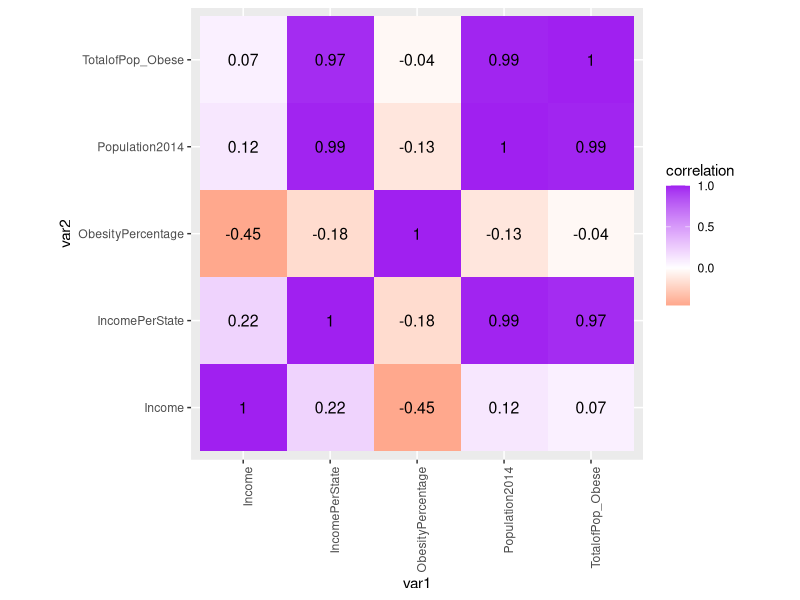
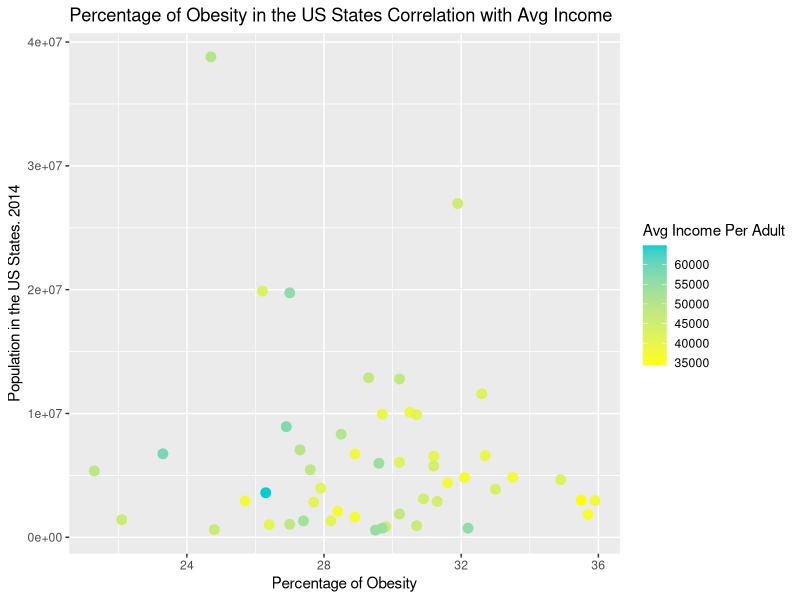
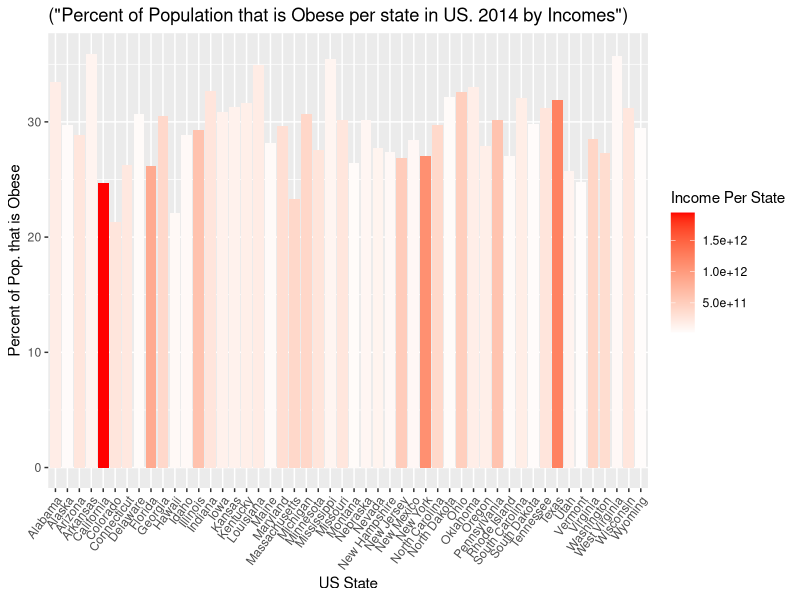
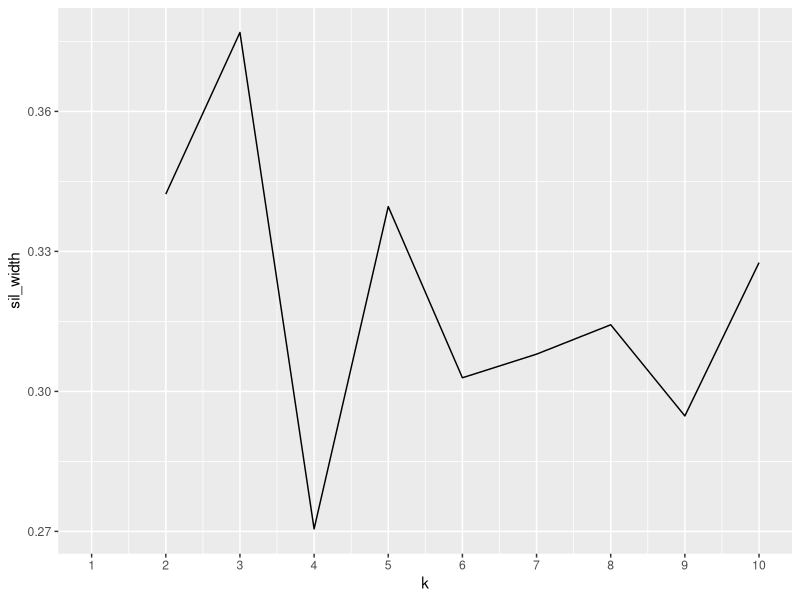
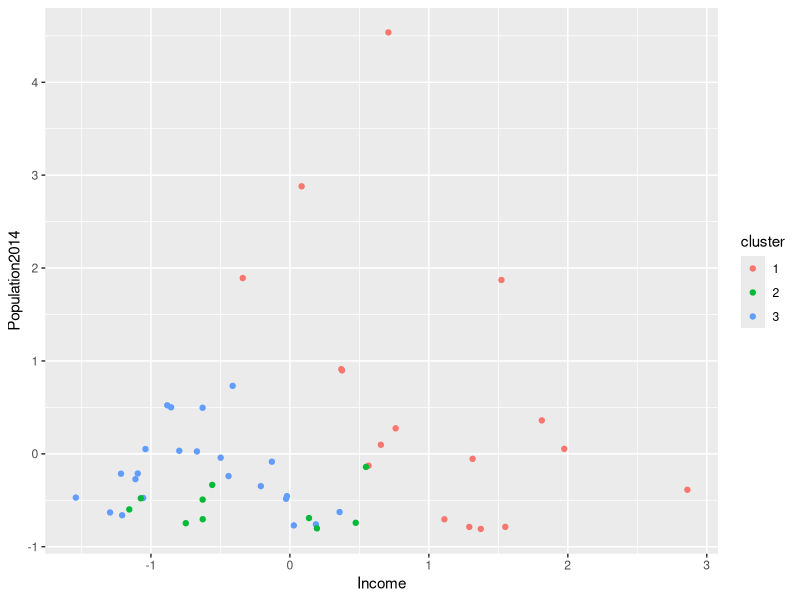
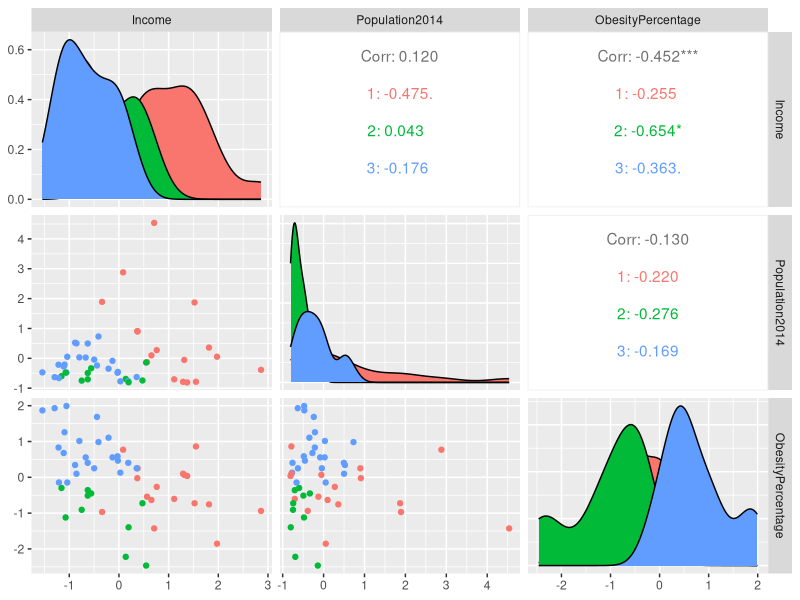
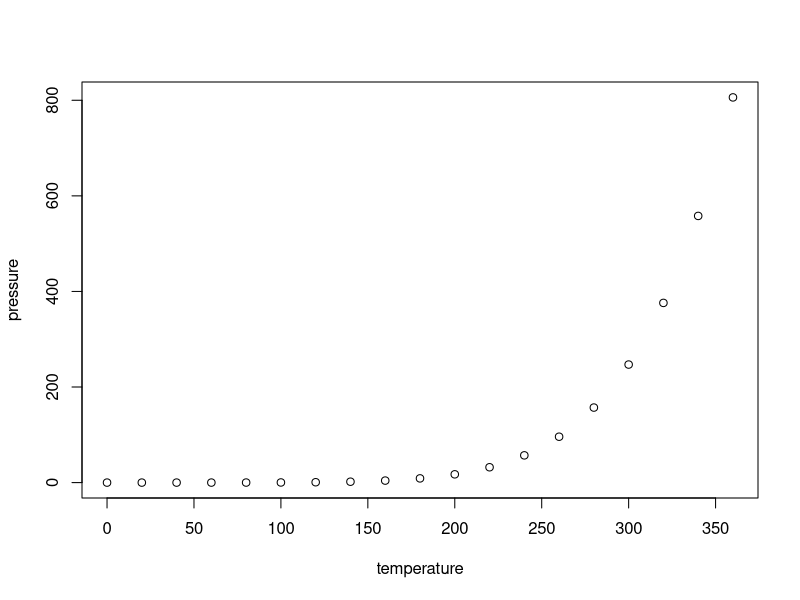

These figures' R source, in order:
## ---- chunk 1
knitr::opts_chunk$set(echo = TRUE)


## ---- chunk 2
library(ggplot2)
library(tidyverse)
library(readr)
library(readxl)
PopulationUS <- read_xlsx("USPopulation.xlsx")
library(readxl)
Income <- read_xlsx("Income.excel.xlsx")
library(readxl)
AdultObesity <- read_xlsx("adult_obese.xlsx")

#Introduction: For Project 1, I have chosen to work with three datasets. I chose three datasets in order to fulfill the three variable requirement. The first dataset I chose, focuses on adult obesity in the United States from 2014. This dataset shows the percentage of the population that was considered obese, which is the first variable of this project. I found this dataset and downloaded it from the National Conference of State Legislatures. The second dataset shows the income of the population for each state in the United States, from 2014. The third dataset, focuses on the population of each state from 2014, therefore population would be the variable that will be used. I downloaded these three datasets to Excel on my computer and was then able to import them into R-studio and begin Project 1. I decided to focus on obesity and income in order to determine if there’s a correlation between the two.My decision was influenced because I'm interested in both downstream and upstream factors, of this health issue, faced by so many individuals across the US.To start on Project 1, I downloaded all these documents to R-Studio and tidy-ed them.The purpose of this function is to organize the data so that it is easier to work with.#

library(tidyr)
library(dplyr)
Obesity2 <- inner_join(PopulationUS, AdultObesity, by = "State")
print(Obesity2)
DataProject <- inner_join(Obesity2, Income, by = "State")
DataProject <- rename(DataProject, Population2014=Population)
SortDataProj <- DataProject %>% select(State, Population2014, Value, Income)
SortDataProj %>% arrange(State) %>% print(n=50)

#To join my datasets, I used the function inner_join. I combined these datasets by State, this way each state would have a column that shows the total population of the state from 2014, the percentage of the population that is obese, and the average income per citizen. Here, I also renamed Population to Population 2014. Next, I chose to use the select function to make one final dataset. This allowed me to exclude unwanted variables from the Obesity dataset. The variables that were dropped were variables that were not needed and were just metadata aboout obesity estimates. The variables that were dropped were "95% Cl" and "sample size" values. The new dataset consists of States in alphabetical order, Population2014, ObesePercentage, and Income2014. 

DataProj2 <- rename(DataProject, ObesityPercentage= Value)%>% select(State, Population2014, ObesityPercentage, Income)%>% mutate(IncomePerState = Population2014 * Income) %>% mutate(TotalofPop_Obese=Population2014 * (ObesityPercentage/100))
DataProj2 %>% arrange(desc(ObesityPercentage))
DataFiltered1<- DataProj2 %>% filter(ObesityPercentage >= 25.0) %>% summarize(mean(Income, na.rm = T))
DataFiltered2<- DataProj2 %>% filter(ObesityPercentage <= 25.0) %>% summarize(mean(Income, na.rm = T)) 
Sumfunction1<- DataProj2 %>% group_by(ObesityPercentage >=25.0) %>% summarize(mean(Income, na.rm = T))
DataProj2 %>% summarize(max(ObesityPercentage, na.rm = T)) 

#In the first step, I renamed Value to Obesity Percentage. Here I also created a different column named "totalofPop_obese", which is the Population * ObesityPercentage/100, in order to get this value. Next, I arranged Obesity Percentages by descending order in order to oberve and analyze the data better. 
#Next, I used the filter function to make two groups, one with a obesity percentage of greater than 25% and the second group with a obesity percentage less than 25%. The results show that the group with a obesity percentage greater that 25% to have an average income of $44535.6 and the group with an obesity percentage of less than 25% to have an average income of $50010.6, which was interesting to see. 
# I then used the "summarize" function to determine what state had the largest obesity percentage. The data shows the highest percentage to be 35.9%, which was Arkansas, with a total of 1,064,927 indiuals that were obese in 2014. 

LargeStatesPop <- DataProj2 %>% group_by(Population2014 >= 4649676) %>% summarize(mean(ObesityPercentage, na.rm= T))
LargeStatesPop1 <- DataProj2 %>% group_by(Population2014 >= 4649676) %>% summarize(mean(Income))
sdLargeStates <- DataProj2 %>% group_by(Population2014 >= 4649676)%>% summarize(sd(Income))
SumFinalLargeStates <- inner_join(LargeStatesPop1, LargeStatesPop, by= "Population2014 >= 4649676")
FinLS <- inner_join(SumFinalLargeStates, sdLargeStates, by = "Population2014 >= 4649676")

#For the next step, I divided the 50 states into two groups. The first group contained the first 25 states with the greatest populations and the second group contained the other 25 states with the smaller total population. I then ran summary statistics and named the final dataset "FinLS". The dataset shows that Group 1, the first 25 largest states had an average income of $45,551.20. These states also had an average/mean of 29.28% of their population to be obese. The standard deviation of income was $6,471.63. However, Group 2, the smaller 25 states, had an average of $44,615.0. These states also had an average/mean of 29.472% of their population to be obese. The standard deviation of the population’s income is $7,436.648. By simply observing these results, I am able to observe a small correlation between income and obesity. Group 1, the first 25 states had a higher income compared to the second group, but had a lower percentage of obese people. In addition, their standard deviation for income was also lower.  

DataProj2%>% select_if(is.numeric) %>% cor(use="pair")
cormat1 <- DataProj2 %>% select_if(is.numeric) %>% cor(use = "pair")
tidycor <- cormat1 %>% as.data.frame %>% rownames_to_column("var1") %>% pivot_longer(-1, names_to = "var2", values_to = "correlation")
tidycor %>% ggplot(aes(var1, var2, fill=correlation)) + geom_tile() + scale_fill_gradient2(low = "red", mid="white", high = "purple") + geom_text(aes(label = round(correlation,2)), color = "black", size = 4) + theme(axis.text.x = element_text(angle = 90, hjust=1)) + coord_fixed()
ggplot(DataProj2, aes(x=ObesityPercentage, y=Population2014)) + geom_point(size = 3, aes(color = Income)) + labs(x = "Percentage of Obesity", y = "Population in the US States. 2014", title = "Percentage of Obesity in the US States Correlation with Avg Income") + labs(color = "Avg Income Per Adult") + scale_color_gradient(low="yellow", high = "Darkturquoise")

#The scatterplot aboves shows the population of the US States in the X-axis, the percentage of obesity within the population in the y-axis, and the third variable is the average income per adult in each state. There is no strict correlation, however the scatterplot shows there to be more blues and green, symbolizing a higher income, under 32% and more yellows, symbolizing a lower income, above 32%, while both are still seen within the entire graph. 

library(ggplot2)
ggplot(DataProj2, aes(x= State)) +geom_bar(aes(y=ObesityPercentage, fill = IncomePerState, title=("Percent of Population that is Obese per state in US. 2014 by Incomes")), stat ="summary", fun=mean) + theme(axis.text.x = element_text(angle = 53, hjust = 1)) + xlab("US State") + ylab("Percent of Pop. that is Obese")+ labs(fill ="Income Per State") + scale_fill_gradient2(low ="white", high ="red")

#The bar graph above, titled "Percent of Population that is Obese Per State in the US. 2014, by Income", shows the US states in the x axis and the percentage of the population in the y axis. The third variable in this graph is the total income per state. As seen in the bar graph the darker reds, symbolizing higher income, have a lower percentage of obesity among their population. However, the lighter reds, symbolizing lower income, have higher values of obesity among their population. 

library(cluster) 
select(DataProj2, Income, Population2014,ObesityPercentage)

clust_data <- select(DataProj2, Income, Population2014,ObesityPercentage) %>% scale()

sil_width <- vector()  #empty vector to hold mean sil width
for (i in 2:10) {
  kms <- kmeans(clust_data, centers = i)  #compute k-means solution
  sil <- silhouette(kms$cluster, dist(clust_data))  #get sil widths
  sil_width[i] <- mean(sil[, 3])  #take averages (higher is better)
}
ggplot() + geom_line(aes(x = 1:10, y = sil_width)) + scale_x_continuous(name = "k", 
                                                                        breaks = 1:10)
kmeansfinal <- clust_data%>% kmeans(3)

#To do this, I first selected the wanted variables, which were average Income, Population, and Obesity Percentage.Next, I used the function scale(), to pipe the data. I then used the silhouette width indexes, and ran clusters 2-10. The resutls was a graph that showed what clusters worked best. Next, 3 clusters were piped with kmeans(3) and finally a new column was made using the funciton mutate(), in order to add the cluster vector created in my orignal dataset. 


kmeansclust <- clust_data %>% as.data.frame %>% mutate(cluster = as.factor(kmeansfinal$cluster))
view(kmeansclust)
kmeansclust %>% ggplot(aes(Income, Population2014,ObesityPercentage, color = cluster)) + geom_point()
library(GGally)
ggpairs(kmeansclust, columns = 1:3, aes(color = cluster))

# Next, I plotted the selected data into a ggplot in order to be able to observe how the clusters were plotted. First, I, utilized the ggpairs() function in order to see all the possible combinations be graphed. As obsereved there are three x variables and three y variables that all come together and make nine figures.

# First, I'd like to focus on Income (x) and Obesity Percentage (y). This graph shows the green cluster to be the group of people with lower incomes and higher obesity percentage. The Red cluster, on the same graph, shows the group of people to have medium incomes and medium obesity percentages (when compared to the blue and green clusters). Next, the blue clusters are a bit more scattered however, it is easy to see that this group of people have higher incomes and lower obesity percentages. Next, I'd like to focus on the graph with Income (x) and Population Per State (y). The green cluster symbolize the states that have a lower population and a lower income. Next, the red cluster shows these states to have a higher population and a higher income. The blue cluster shows these states to have a lower population and a lower income. The final graph I'd like to focus on is Obesity Percentage (x) and Population (y). The blue and green clusters are pretty similar. These clusters have lower values of Population in their states however, the blue clust has a smaller value of obesity percentage while the green cluster has a higher value of obesity percentage. Te red cluster show states with a greater population and have a medium value of obesity percent.


## ---- chunk 3
plot(pressure)
